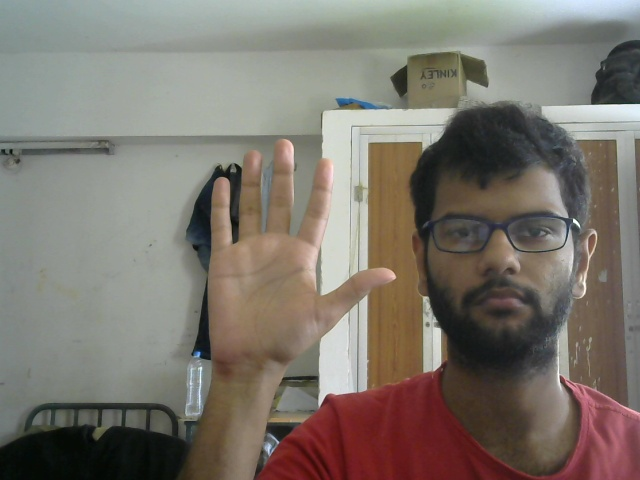
#> input picture img4.jpg, 640 x 480 px, given in place of the camera
$ python Cascade.py
#> lines starting #> are read from the running program, lines starting #| are printed output that depends on the picture
import cv2
import numpy as np

hand_cascade = cv2.CascadeClassifier('3_stage_hand_cascade.xml')
cap = cv2.VideoCapture(0)
min_size=float('inf')
max_size=0
while True:
    _,frame=cap.read()
#> frame is the input picture: shape (480, 640, 3); mean B, G, R 109, 117.7, 124.4
    cv2.flip(frame,1,frame)
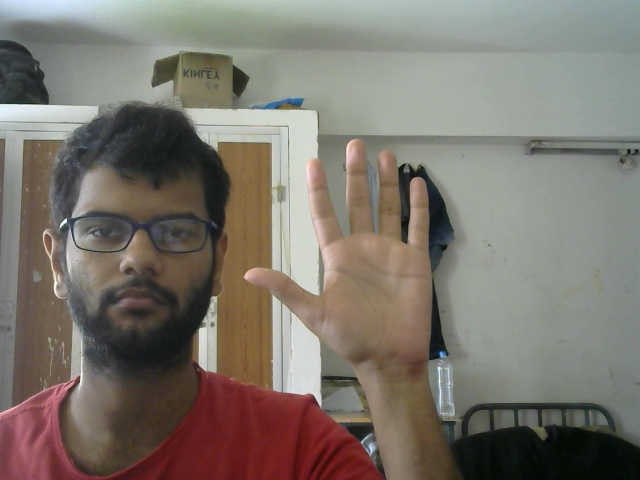
#> frame: shape (480, 640, 3); mean B, G, R 109, 117.7, 124.4
    cv2.resize(frame,(800,800),frame)
    gray = cv2.cvtColor(frame,cv2.COLOR_BGR2GRAY)
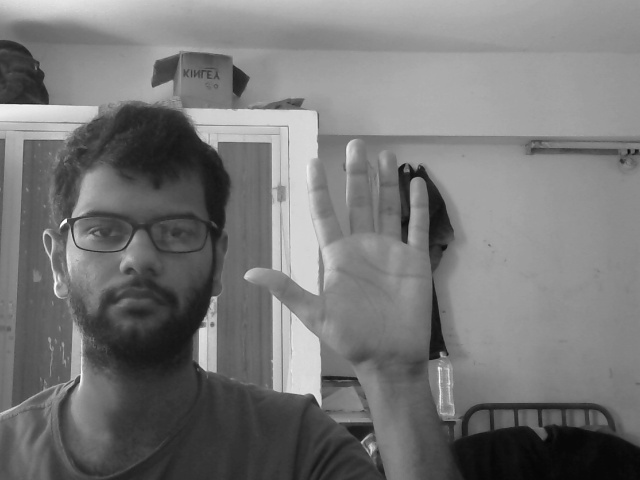
#> gray: shape (480, 640); min 4, max 253, mean 118.7
    hands = hand_cascade.detectMultiScale(gray,1.3,6)
#> hands = ()

    for (x,y,w,h) in hands:
        cv2.rectangle(frame,(x,y),(x+w,y+h),(0,255,0),2)
        if w*h > max_size:
            max_size=w*h
        if w*h<min_size:
            min_size=w*h
#> this loop made 0 passes
#> after the loop, max_size = 0; min_size = inf
    cv2.imshow('feed',frame)

    if cv2.waitKey(1)==ord('q'):
#> (key q is pressed here)
        break
print('max area detected={0}\nminimum area detected={1}'.format(max_size,min_size))
#| max area detected=0
#| minimum area detected=inf
cap.release()
cv2.destroyAllWindows()

$ run again, on sample1.jpg
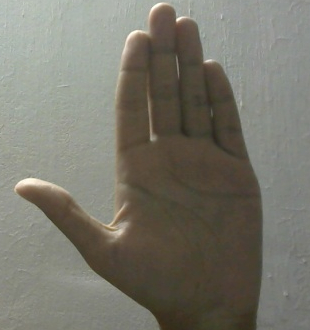
#> input picture sample1.jpg, 310 x 330 px, given in place of the camera
#> frame is the input picture: shape (330, 310, 3); mean B, G, R 107.6, 118.5, 120.4
#> `cv2.flip(frame,1,frame)`:
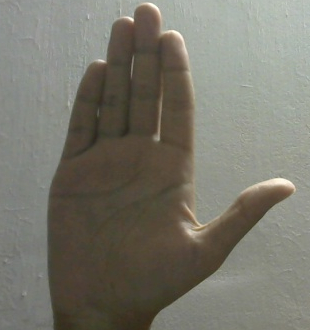
#> frame: shape (330, 310, 3); mean B, G, R 107.6, 118.5, 120.4
#> `gray = cv2.cvtColor(frame,cv2.COLOR_BGR2GRAY)`:
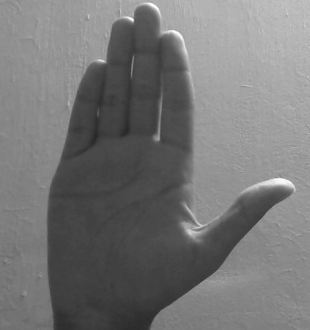
#> gray: shape (330, 310); min 39, max 254, mean 117.8
#> hands = ()
#> after the loop `for (x,y,w,h) in hands:`: max_size = 0; min_size = inf
#| max area detected=0
#| minimum area detected=inf

$ run again, on sample2.jpg
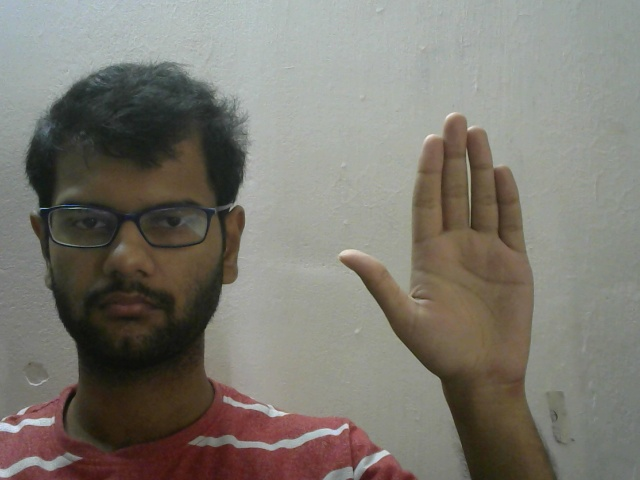
#> input picture sample2.jpg, 640 x 480 px, given in place of the camera
#> frame is the input picture: shape (480, 640, 3); mean B, G, R 112.3, 120.7, 124.2
#> `gray = cv2.cvtColor(frame,cv2.COLOR_BGR2GRAY)`:
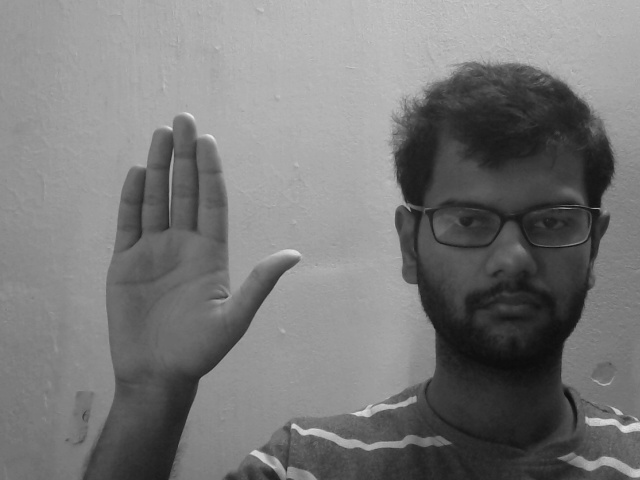
#> gray: shape (480, 640); min 12, max 233, mean 120.8
#> hands = [[424, 165, 116, 116]]
#> the loop `for (x,y,w,h) in hands:` made 1 pass
#> (x, y, w, h, max_size, min_size) on pass 1: (424, 165, 116, 116, 13456, 13456)
#> after the loop `for (x,y,w,h) in hands:`:
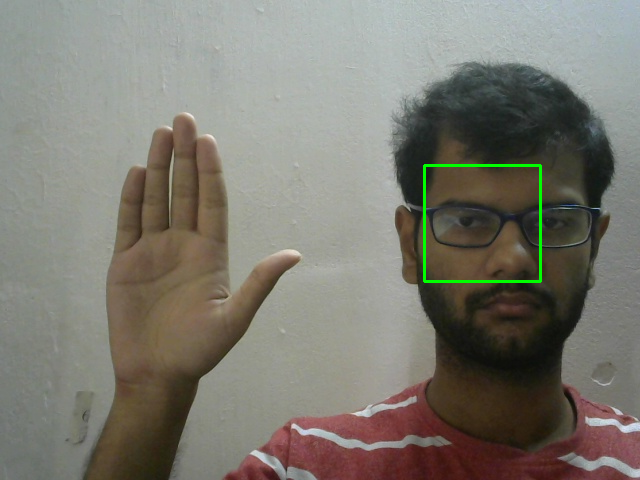
#> frame: shape (480, 640, 3); mean B, G, R 112.1, 121.6, 123.9
#> after the loop `for (x,y,w,h) in hands:`: max_size = 13456
#| max area detected=13456
#| minimum area detected=13456
